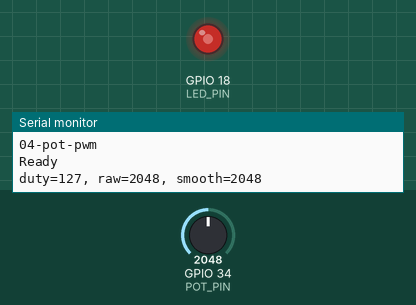
Simulated run of this program. Board: ESP32. On the bench: output pins drawn as LEDs (lit = HIGH), the last lines printed to the serial monitor. Inputs (shaded band) come from the test bench; at power-on: GPIO 34 (POT_PIN) = 2048 (analog values on the 0–4095 scale).

Above: at 1.7 s.
1.8 s: GPIO 34 (POT_PIN) set to 2866
At 2.9 s:
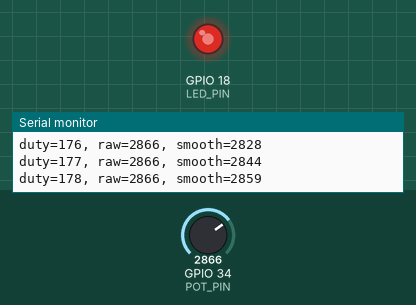
4.8 s: GPIO 34 (POT_PIN) set to 4095
At 6.8 s:
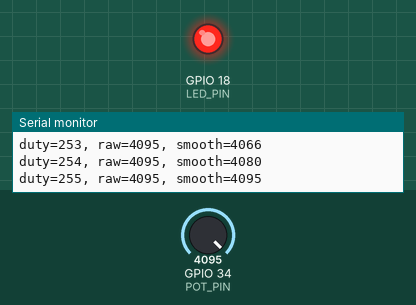
7.8 s: GPIO 34 (POT_PIN) set to 491
At 9.3 s:
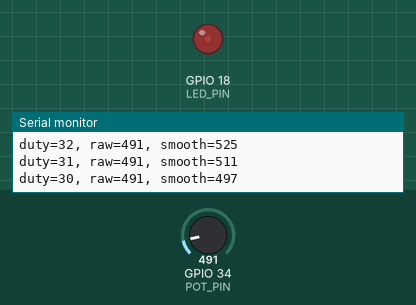
Timing chart, 0 to 10.8 s (numbered marks = the images above; inputs shaded):
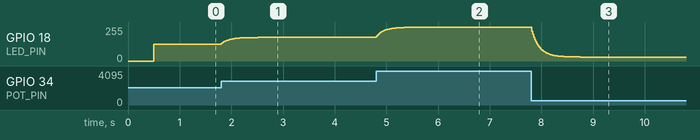

The program:

main.cpp
```cpp
#include <Arduino.h>

#include "AdcSmoother.h"
#include "DutyMap.h"

namespace {
  constexpr uint8_t POT_PIN = 34;
  constexpr uint8_t LED_PIN = 18;
  constexpr uint8_t ADC_BITS = 12;
  constexpr uint32_t ADC_MAX = (1UL << ADC_BITS) - 1;
  constexpr uint32_t PWM_FREQ_HZ = 5000;
  constexpr uint8_t PWM_BITS = 8;
  constexpr uint32_t DUTY_MAX = (1U << PWM_BITS) - 1;
  constexpr uint8_t SMOOTH_SHIFT = 3;
  constexpr uint32_t SAMPLE_PERIOD_MS = 20;

  AdcSmoother smoother(SMOOTH_SHIFT);
  bool pwm_ready = false;
  uint32_t last_sample_ms = 0;
  uint32_t last_duty = UINT32_MAX;
}


void setup() {
  Serial.begin(115200);
  delay(500);
  Serial.println();
  Serial.println("04-pot-pwm");

  analogReadResolution(ADC_BITS);
  pwm_ready = ledcAttach(LED_PIN, PWM_FREQ_HZ, PWM_BITS);

  if (!pwm_ready) {
    Serial.println("PWM attach failed");
    return;
  }

  Serial.println("Ready");
}

void loop() {
  if (!pwm_ready) {
    return;
  }
  const uint32_t now = millis();

  if (now - last_sample_ms < SAMPLE_PERIOD_MS) {
    return;
  }

  last_sample_ms = now;

  const uint16_t raw = analogRead(POT_PIN);
  const uint16_t smooth = smoother.update(raw);
  const uint32_t duty = adcToDuty(smooth, ADC_MAX, DUTY_MAX);
  ledcWrite(LED_PIN, duty);

  if (duty != last_duty) {
    last_duty = duty;
    Serial.printf(
      "duty=%lu, raw=%u, smooth=%u\n",
      static_cast<unsigned long>(duty),
      static_cast<unsigned>(raw),
      static_cast<unsigned>(smooth)
    );
  }
}
```

Measured:
- after the input at 1.8 s, GPIO 18 (LED_PIN): moves from 127/255 to 177/255 over 0.70 s, starting at once
- after the input at 4.8 s, GPIO 18 (LED_PIN): moves from 177/255 to 255/255 over 1.1 s, starting at once
- after the input at 7.8 s, GPIO 18 (LED_PIN): moves from 255/255 to 30/255 over 0.94 s, starting at once
